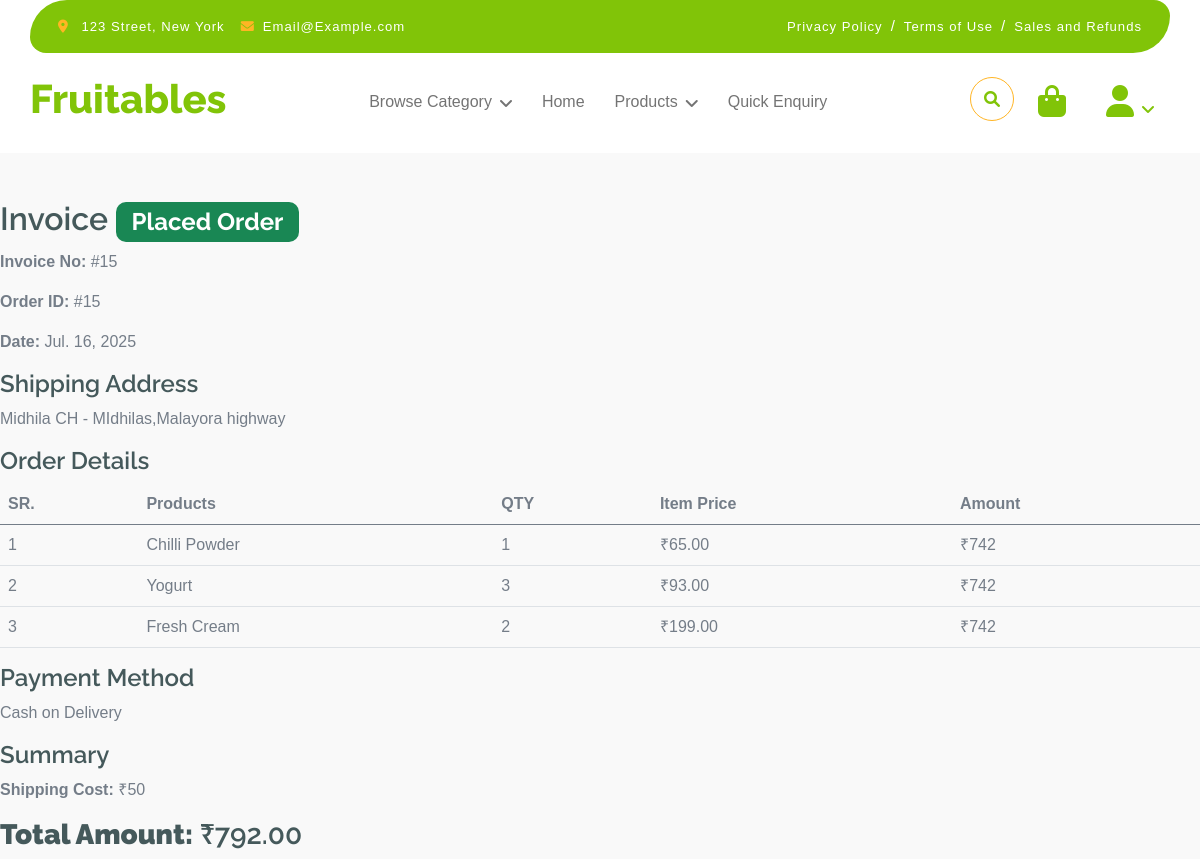
The app's page /cod_invoice_view/15/ with its own data.
### my_app/models.py (models this page shows, shortened)
class Order(models.Model):
    ORDER_STATUS_CHOICES=[
        ('Pending','Pending'),
        ('Processing','Processing'),
        ('Out For Delivery','Out For Delivery'),
        ('Delivered','Delivered'),
        ('Cancelled','Cancelled')
        ]
    user=models.ForeignKey(User,on_delete=models.CASCADE,null=True,blank=True)
    shipping_address = models.ForeignKey(ShippingAddress, on_delete=models.CASCADE)
    total_price = models.DecimalField(max_digits=10, decimal_places=2)
    created_at=models.DateTimeField(auto_now_add=True)
    payment_method=models.CharField(max_length=50)
    payment_status = models.CharField(max_length=100)
    order_status = models.CharField(max_length=100,choices=ORDER_STATUS_CHOICES,default='Pending')

class ShippingAddress(models.Model):
    user = models.ForeignKey(User, on_delete=models.CASCADE, null=True, blank=True)
    first_name = models.CharField(max_length=50)
    last_name = models.CharField(max_length=50)
    address = models.TextField()
    mobile = models.CharField(max_length=15,null=True,blank=True)
    email = models.EmailField()
    state = models.CharField(max_length=50,null=True,blank=True)
    pincode=models.IntegerField(null=True)
    def __str__(self):
        return f"{self.first_name} {self.last_name} - {self.address}"

class OrderItem(models.Model):
    order=models.ForeignKey(Order,on_delete=models.CASCADE,related_name="items")
    product=models.ForeignKey(Product,on_delete=models.CASCADE)
    quantity=models.PositiveIntegerField(default=1)
    price=models.DecimalField(max_digits=10,decimal_places=2)

class Product(models.Model):
    country=models.ForeignKey(Country,on_delete=models.CASCADE)
    brand=models.ForeignKey(Brand,on_delete=models.CASCADE,null=True,blank=True)
    category=models.ForeignKey(Category,on_delete=models.CASCADE,related_name='products')
    code=models.CharField(max_length=50,null=True,blank=True)
    name=models.CharField(max_length=100,null=True)
    detail=models.TextField()
    originalprice=models.IntegerField(null=True)
    ourprice=models.IntegerField(null=True)
    taxrate=models.IntegerField(null=True)
    taxamount=models.IntegerField(null=True)
    grosstotal=models.IntegerField(null=True)
    weight=models.IntegerField(null=True)
    openingstock=models.IntegerField(null=True)
    currentstock=models.IntegerField(null=True)
    image=models.ImageField(upload_to="media",null=True)
    status=models.CharField(max_length=50,null=True,blank=True)
    quantity=models.IntegerField(null=False,blank=False)
    createdat=models.DateField(auto_now_add=True)
    updatedat=models.DateTimeField(auto_now=True)

### my_app/views.py (the view)
# urls.py: path("cod_invoice_view/<int:order_id>/", views.cod_invoice_view, name="cod_invoice_view"),
def cod_invoice_view(request,order_id):
    order=get_object_or_404(Order,id=order_id)
    cart_items = OrderItem.objects.filter(order=order)
    shipping_cost=Decimal("50")
    subtotal=sum(item.product.ourprice * item.quantity for item in cart_items)
    print(subtotal)
    return render(request, 'invoice.html', {
        "order": order,
        "cart_items": cart_items,
        "subtotal": subtotal,
        "shipping": shipping_cost,
        "total": order.total_price,
    })

### templates/invoice.html
{%include 'banner.html'%}
<div class="container-invoice">
    <h2>Invoice <span class="badge bg-success">Placed Order</span></h2>
    <p><strong>Invoice No:</strong> #{{ order.id }}</p>
    <p><strong>Order ID:</strong> #{{ order.id }}</p>
    <p><strong>Date:</strong> {{ order.created_at|date:"M. d, Y" }}</p>
    <h4>Shipping Address</h4>
    <p>{{ order.shipping_address }}</p>
    <h4>Order Details</h4>
    <table class="table">
        <thead>
            <tr>
                <th>SR.</th>
                <th>Products</th>
                <th>QTY</th>
                <th>Item Price</th>
                <th>Amount</th>
            </tr>
        </thead>
        <tbody>
            {% for item in cart_items %}
            <tr>
                <td>{{ forloop.counter }}</td>
                <td>{{ item.product.name }}</td>
                <td>{{ item.quantity }}</td>
                <td>₹{{ item.price }}</td>
                <td>₹{{ subtotal }}</td>
            </tr>
            {% endfor %}
        </tbody>
    </table>
    <h4>Payment Method</h4>
    <p>Cash on Delivery</p>
    <h4>Summary</h4>
    <p><strong>Shipping Cost:</strong> ₹{{ shipping }}</p>
    <h3><strong>Total Amount:</strong> ₹{{ total }}</h3>
</div>
</body>
</html>

### templates/banner.html (style rules this page uses)
* { margin: 0; padding: 0; box-sizing: border-box; }
body { font-family: Arial, sans-serif; background-color: #f9f9f9; }
.container-invoice { margin-top:25vh; }

### records on screen
Order: id "15", created_at "Jul. 16, 2025", shipping_address "Midhila CH - MIdhilas,Malayora highway", total_price "792.00"
OrderItem: product.name "Chilli Powder", quantity "1", price "65.00", subtotal "742"
OrderItem: product.name "Yogurt", quantity "3", price "93.00", subtotal "742"
OrderItem: product.name "Fresh Cream", quantity "2", price "199.00", subtotal "742"

### other values on screen
{{ shipping }} "50"
